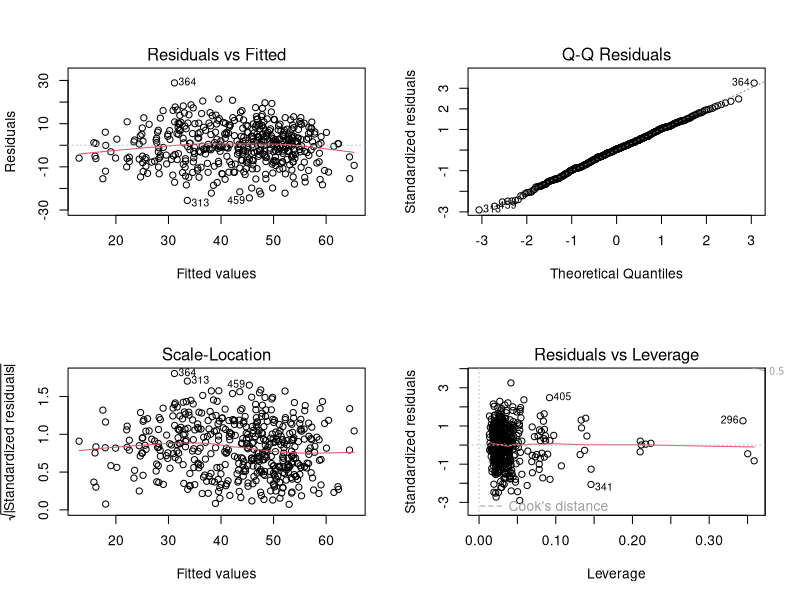
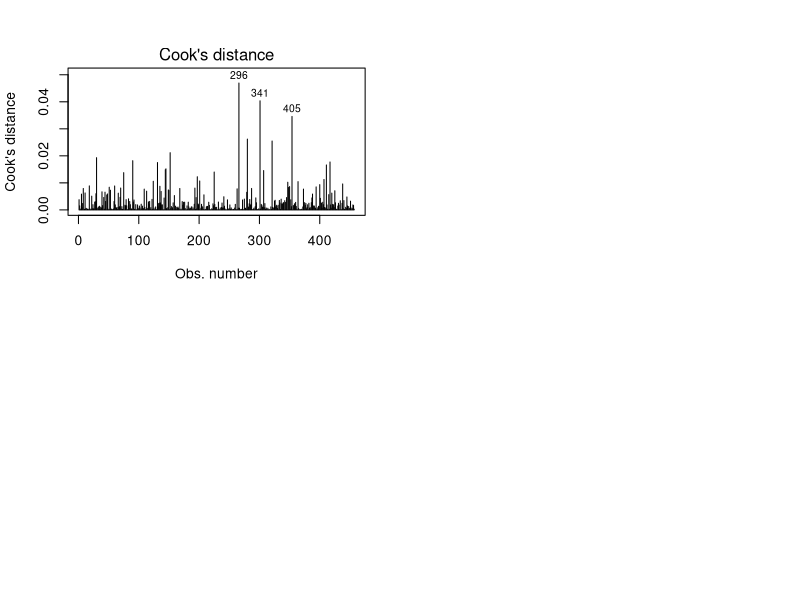
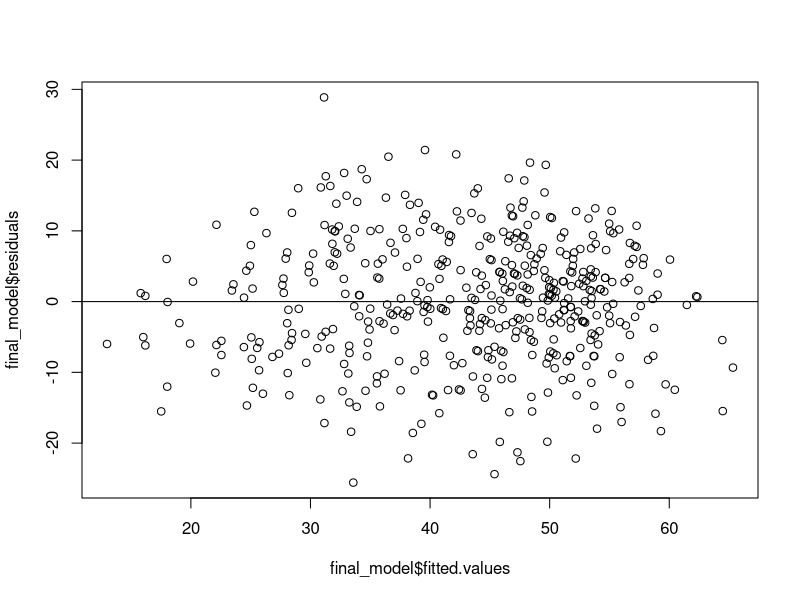
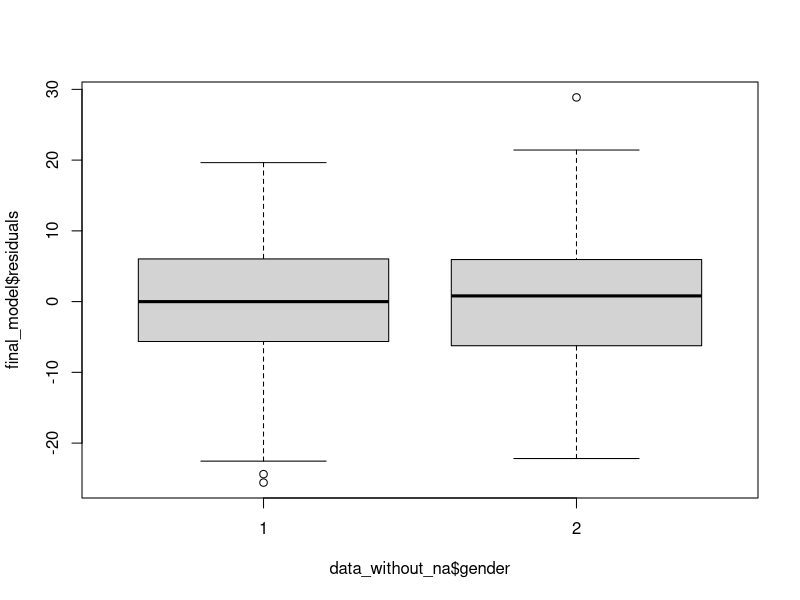
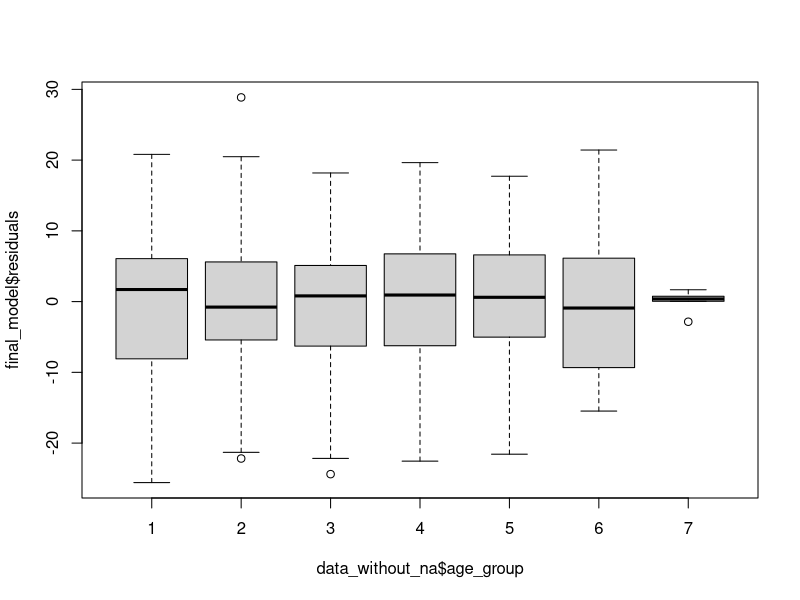
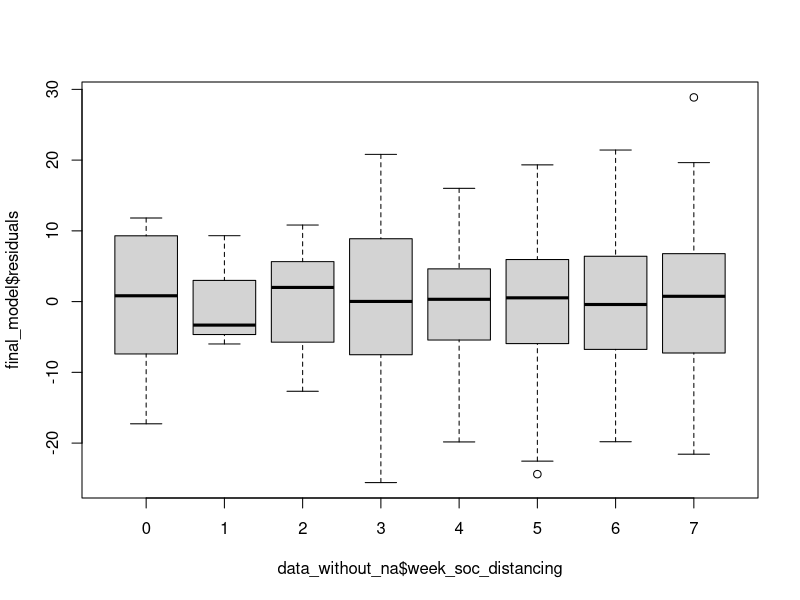
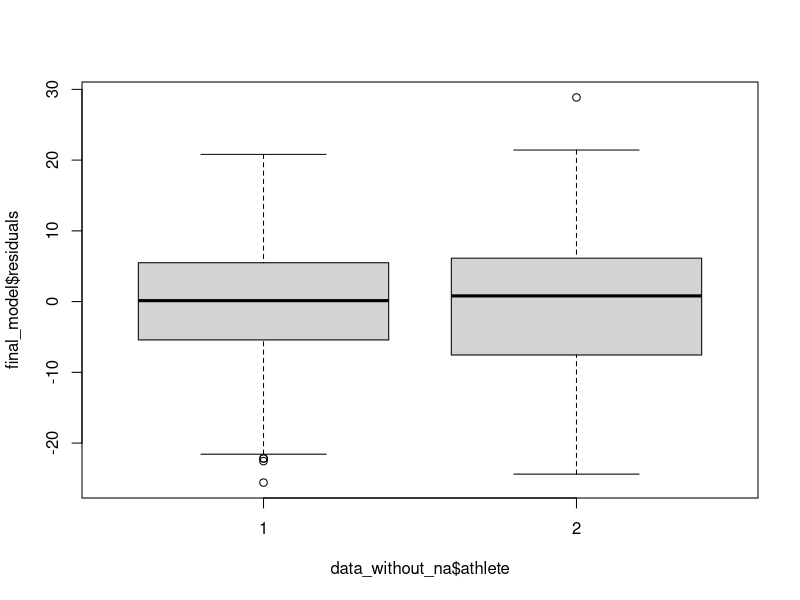
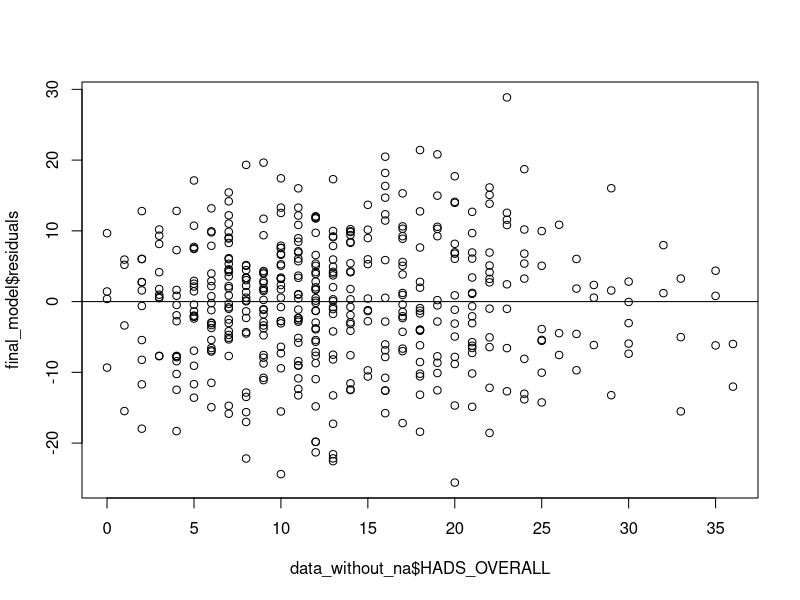

R code for these plots, in order:
## ---- chunk 1
knitr::opts_chunk$set(echo = TRUE)
library(tidyverse)
## ---- chunk 2
data <- read.csv("MH_survey_only_higher_index.csv",
    na.strings = "NA")
names(data)
#only relevant for Seokjun's PC
names(data)[1] <- "gender"

data <- data[, -c(17:22)]


# Assigning factors
data$gender <- factor(data$gender)
data$age_group <- factor(data$age_group)
data$country_lockdown <- factor(data$country_lockdown)
data$marital <- factor(data$marital)
data$smoking <- factor(data$smoking)
data$fivfruitveg <- factor(data$fivfruitveg)
data$shielded <- factor(data$shielded)
data$week_soc_distancing <- factor(data$week_soc_distancing)
data$athlete <- factor(data$athlete)
## ---- chunk 3
data_without_na <- data[complete.cases(data), ]
model_full <- lm(MHC_SF_OVERALL ~ ., data = data_without_na)
summary(model_full)

step(model_full, direction = "backward")
## ---- chunk 4
model_step9 = lm(formula = MHC_SF_OVERALL ~ gender + age_group + week_soc_distancing + 
    athlete + HADS_OVERALL + RES_TOTAL + LONE_TOTAL, data = data_without_na)
model_step9  %>% summary()
## ---- chunk 5
no_HADS = lm(formula = MHC_SF_OVERALL ~ gender + age_group + week_soc_distancing + 
    athlete+ RES_TOTAL + LONE_TOTAL, data = data_without_na)

no_RES = lm(formula = MHC_SF_OVERALL ~ gender + age_group + week_soc_distancing + 
    athlete + HADS_OVERALL + LONE_TOTAL, data = data_without_na)

paste0("AIC without HADS: ", c(no_HADS %>% extractAIC())[2] %>% round(2))
paste0("AIC without RES: ", c(no_RES %>% extractAIC())[2] %>% round(2))
## ---- chunk 6
final_model = lm(formula = MHC_SF_OVERALL ~ gender + age_group + week_soc_distancing + 
    athlete + HADS_OVERALL + LONE_TOTAL, data = data_without_na)
final_model %>% summary()
## ---- chunk 7
par(mfrow = c(2, 2))
plot(final_model)
## ---- chunk 8
plot(final_model, which = 4)
## ---- chunk 9
final_model$model[c(296, 341, 405), ]

## ---- chunk 10
final_model$model %>% summary()
## ---- chunk 11
model_interaction = lm(formula = MHC_SF_OVERALL ~ (gender + age_group + week_soc_distancing + 
    athlete + HADS_OVERALL + + LONE_TOTAL)^2, data = data_without_na)
anova(final_model, model_interaction)
## ---- chunk 12
final_model %>% summary()
anova(final_model) #type 1
# explanation: https://stats.stackexchange.com/questions/20452/how-to-interpret-type-i-type-ii-and-type-iii-anova-and-manova/20455#20455
library(car)
Anova(final_model) #type 2
## ---- chunk 13
w.o.gender = lm(formula = MHC_SF_OVERALL ~ age_group + week_soc_distancing + 
    athlete + HADS_OVERALL + LONE_TOTAL, data = data_without_na)
anova( w.o.gender, final_model)
## ---- chunk 14
w.o.age_group = lm(formula = MHC_SF_OVERALL ~ gender + week_soc_distancing + 
    athlete + HADS_OVERALL + LONE_TOTAL, data = data_without_na)
anova(final_model, w.o.age_group)
## ---- chunk 15
w.o.week_soc_dist = lm(formula = MHC_SF_OVERALL ~ gender + age_group + 
    athlete + HADS_OVERALL + LONE_TOTAL, data = data_without_na)
anova(final_model, w.o.week_soc_dist)
## ---- chunk 16
par(mfrow = c(1, 1))
# vs fitted
plot(final_model$residuals ~ final_model$fitted.values)
abline(h = 0)

#vs predictors
plot(final_model$residuals ~ data_without_na$gender)
plot(final_model$residuals ~ data_without_na$age_group)
plot(final_model$residuals ~ data_without_na$week_soc_distancing)  # <- hmm
plot(final_model$residuals ~ data_without_na$athlete)
plot(final_model$residuals ~ data_without_na$HADS_OVERALL)
abline(h = 0)
plot(final_model$residuals ~ data_without_na$LONE_TOTAL)
abline(h = 0)

## ---- chunk 17
final_model
## ---- chunk 18
library(car)
avPlots(final_model, terms=~HADS_OVERALL + LONE_TOTAL)
